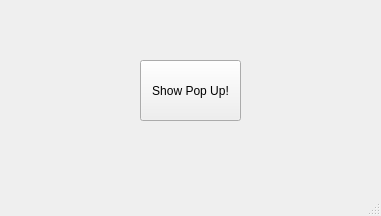
<?xml version="1.0" encoding="UTF-8"?>
<ui version="4.0">
 <class>MainWindow</class>
 <widget class="QMainWindow" name="MainWindow">
  <property name="geometry">
   <rect>
    <x>0</x>
    <y>0</y>
    <width>381</width>
    <height>216</height>
   </rect>
  </property>
  <property name="windowTitle">
   <string>MainWindow</string>
  </property>
  <widget class="QWidget" name="centralwidget">
   <widget class="QPushButton" name="button">
    <property name="geometry">
     <rect>
      <x>140</x>
      <y>60</y>
      <width>101</width>
      <height>61</height>
     </rect>
    </property>
    <property name="text">
     <string>Show Pop Up!</string>
    </property>
   </widget>
  </widget>
  <widget class="QMenuBar" name="menubar">
   <property name="geometry">
    <rect>
     <x>0</x>
     <y>0</y>
     <width>381</width>
     <height>22</height>
    </rect>
   </property>
  </widget>
  <widget class="QStatusBar" name="statusbar"/>
 </widget>
 <resources/>
 <connections/>
</ui>
